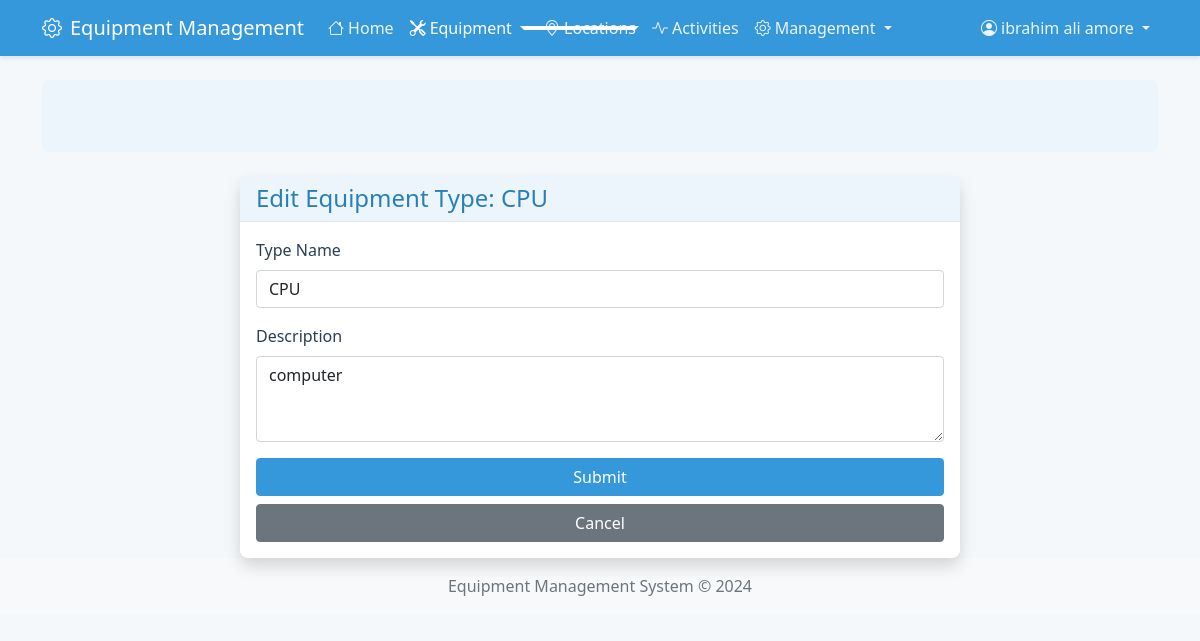
Screenshot of /equipment-types/1/edit (signed in) with the database file from the repository.
### app/models/tables.py (models this page shows, shortened)
class User(UserMixin, db.Model):
    __tablename__ = "user"
    staffno = db.Column(db.Integer, primary_key=True, index=True)
    staffname = db.Column(db.String(100), nullable=False)
    password = db.Column(db.String(300), nullable=False)
    isadmin = db.Column(db.Boolean, nullable=False, default=False)
    equipment_registers = db.relationship("EquipmentRegister", back_populates="user")
    activities = db.relationship("EquipmentActivity", back_populates="user")

class EquipmentType(db.Model):
    __tablename__ = "equipmenttype"
    etid = db.Column(db.Integer, primary_key=True, index=True)
    equipmenttype = db.Column(db.String(100), nullable=False)
    description = db.Column(db.String(200))
    equipment_models = db.relationship("EquipmentModel", back_populates="equipment_type")

### app/routes/equipment_type.py (the view, shortened to what this page needs)
@bp.route('/<int:etid>/edit', methods=['GET', 'POST'])
@login_required
@admin_required
def edit(etid):
    equipment_type = EquipmentType.query.get_or_404(etid)
    form = EquipmentTypeForm(obj=equipment_type)
    return render_template('equipment_type/edit.html', form=form, type=equipment_type)

### app/forms/equipment_type.py
class EquipmentTypeForm(FlaskForm):
    equipmenttype = StringField('Type Name', validators=[DataRequired(), Length(max=100)])
    description = TextAreaField('Description', validators=[Length(max=200)])
    submit = SubmitField('Submit')

### app/templates/equipment_type/edit.html (shortened to what this page needs)
{% extends "base.html" %}
{% block content %}
<div class="container">
    <div class="row justify-content-center">
        <div class="col-md-8">
            <div class="card shadow">
                <div class="card-header">
                    <h4 class="card-title mb-0">Edit Equipment Type: {{ type.equipmenttype }}</h4>
                </div>
                <div class="card-body">
                    <form method="POST" novalidate>
                        <div class="mb-3">
                            {{ form.equipmenttype.label(class="form-label") }}
                            {{ form.equipmenttype(class="form-control" + (" is-invalid" if form.equipmenttype.errors else "")) }}
                        </div>
                        <div class="mb-3">
                            {{ form.description.label(class="form-label") }}
                            {{ form.description(class="form-control" + (" is-invalid" if form.description.errors else ""), rows=3) }}
                        </div>
                        <div class="d-grid gap-2">
                            {{ form.submit(class="btn btn-primary") }}
                            <a href="{{ url_for('equipment_type_bp.index') }}" class="btn btn-secondary">Cancel</a>
                        </div>
                    </form>
                </div>
            </div>
        </div>
    </div>
</div>
{% endblock %}

### app/templates/includes/navbar.html (shortened to what this page needs)
<nav class="navbar navbar-expand-lg navbar-dark bg-primary">
    <div class="container">
        <a class="navbar-brand" href="{{ url_for('main.index') }}">
            <i class="bi bi-gear me-2"></i>Equipment Management
        </a>
        <div class="collapse navbar-collapse" id="navbarMain">
            <ul class="navbar-nav me-auto">
                <li class="nav-item">
                    <a class="nav-link {{ 'active' if request.endpoint == 'main.index' }}"
                       href="{{ url_for('main.index') }}">
                        <i class="bi bi-house me-1"></i>Home
                    </a>
                </li>
                <li class="nav-item dropdown">
                    <a class="nav-link dropdown-toggle {{ 'active' if 'equipment' in request.endpoint }}"
                       href="#"
                       data-bs-toggle="dropdown">
                        <i class="bi bi-tools me-1"></i>Equipment
                    </a>
                </li>
                <li class="nav-item">
                    <a class="nav-link {{ 'active' if request.endpoint == 'location_bp.index' }}"
                       href="{{ url_for('location_bp.index') }}">
                        <i class="bi bi-geo-alt me-1"></i>Locations
                    </a>
                </li>
                <li class="nav-item">
                    <a class="nav-link {{ 'active' if request.endpoint == 'equipment_activity.index' }}"
                       href="{{ url_for('equipment_activity.index') }}">
                        <i class="bi bi-activity me-1"></i>Activities
                    </a>
                </li>
                {% if current_user.isadmin %}
                <li class="nav-item dropdown">
                    <a class="nav-link dropdown-toggle {{ 'active' if 'admin' in request.endpoint }}"
                       href="#"
                       data-bs-toggle="dropdown">
                        <i class="bi bi-gear me-1"></i>Management
                    </a>
                </li>
                {% endif %}
            </ul>
            <ul class="navbar-nav ms-auto">
                {% if current_user.is_authenticated %}
                <li class="nav-item dropdown">
                    <a class="nav-link dropdown-toggle" href="#" data-bs-toggle="dropdown">
                        <i class="bi bi-person-circle me-1"></i>{{ current_user.staffname }}
                    </a>
                </li>
                {% else %}
                <li class="nav-item">
                    <a class="nav-link" href="{{ url_for('auth.login') }}">
                        <i class="bi bi-box-arrow-in-right me-1"></i>Login
                    </a>
                </li>
                {% endif %}
            </ul>
        </div>
    </div>
</nav>

### app/static/css/style.css (style rules this page uses)
:root { --primary-color: #3498db; --primary-light: #ebf5fb; --primary-dark: #2980b9; --secondary-color: #f8f9fa; --text-color: #2c3e50; --border-color: #e3e8ed; --success-color: #2ecc71; --warning-color: #f1c40f; --danger-color: #e74c3c; }
body { background-color: #f5f8fa; color: var(--text-color); }
.navbar { background-color: var(--primary-color) !important; box-shadow: 0 2px 4px rgba(0,0,0,0.1); }
.navbar-dark .navbar-nav .nav-link { color: rgba(255,255,255,0.9); }
.card { border: none; border-radius: 8px; box-shadow: 0 2px 4px rgba(0,0,0,0.05); background-color: #ffffff; transition: transform 0.2s, box-shadow 0.2s; }
.card-header { background-color: var(--primary-light); border-bottom: 1px solid var(--border-color); color: var(--primary-dark); font-weight: 500; }
.btn-primary { background-color: var(--primary-color); border-color: var(--primary-color); }
.form-label { color: var(--text-color); font-weight: 500; }
.navbar { box-shadow: 0 2px 4px rgba(0,0,0,0.1); }
.navbar-brand { font-weight: 500; }
.navbar-dark .navbar-nav .nav-link.active { color: #ffffff; font-weight: 500; }
.nav-item { position: relative; }
.nav-item::after { content: ''; position: absolute; width: 0; height: 2px; bottom: 0; left: 50%; background-color: #ffffff; transition: all 0.3s ease; }
.nav-item .nav-link.active::after { width: 100%; left: 0; }

### rows the page displays
User: staffname "ibrahim ali amore"
EquipmentType: equipmenttype "CPU", description "computer"
